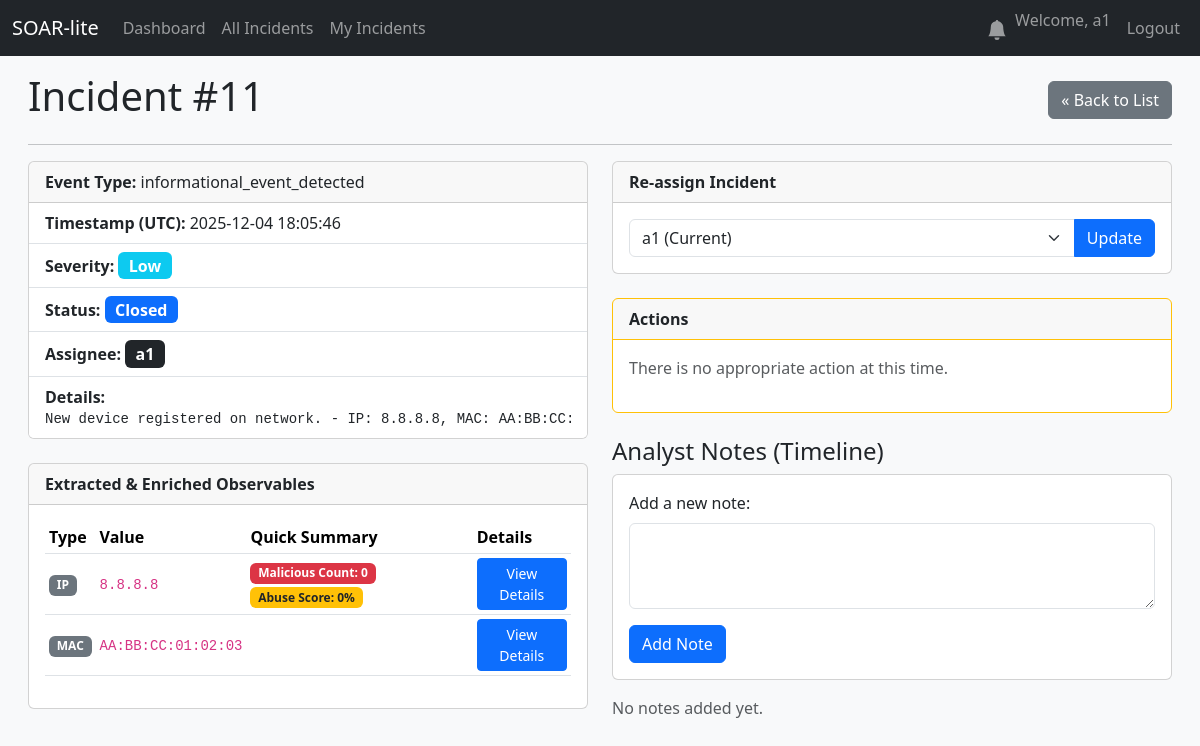
/incident/11 (signed in), run on the app's committed database.
### database.py (models this page shows, shortened)
class User(UserMixin, db.Model):
    id = db.Column(db.Integer, primary_key=True)
    username = db.Column(db.String(80), unique=True, nullable=False)
    email = db.Column(db.String(120), unique=True, nullable=False)
    password_hash = db.Column(db.String(128))
    created_at = db.Column(db.DateTime, default=datetime.utcnow)
    role = db.Column(db.String(50), nullable=False, default='Analyst')

class Incident(db.Model):
    id = db.Column(db.Integer, primary_key=True)
    created_at = db.Column(db.DateTime, default=datetime.utcnow)
    event_type = db.Column(db.String(100), nullable=False)
    severity = db.Column(db.String(50), nullable=False)
    details = db.Column(db.Text, nullable=True)
    status = db.Column(db.String(50), default='New')
    notes = db.relationship('Note', backref='incident', lazy=True, cascade="all, delete-orphan")
    closed_at = db.Column(db.DateTime, nullable=True) # Olay kapatıldığında doldurulacak
    vt_malicious_count = db.Column(db.Integer, nullable=True)
    vt_report_link = db.Column(db.String(255), nullable=True)
    mitre_technique_id = db.Column(db.String(20), nullable=True)
    mitre_technique_name = db.Column(db.String(100), nullable=True)
    assignee_id = db.Column(db.Integer, db.ForeignKey('user.id'), nullable=True)
    assignee = db.relationship('User', backref='incidents') # backref eklendi
    notes = db.relationship('Note', backref='incident', lazy=True, cascade="all, delete-orphan")
    observables = db.relationship('Observable', backref='incident', lazy=True, cascade="all, delete-orphan")
    action_logs = db.relationship('ActionLog', backref='incident', lazy=True, cascade="all, delete-orphan")

class Observable(db.Model):
    id = db.Column(db.Integer, primary_key=True)
    type = db.Column(db.String(50), nullable=False) # 'ip', 'domain', 'hash'
    value = db.Column(db.String(255), nullable=False)
    vt_score = db.Column(db.Integer, nullable=True)
    vt_link = db.Column(db.String(255), nullable=True)
    incident_id = db.Column(db.Integer, db.ForeignKey('incident.id'), nullable=False)
    enrichments = db.relationship('Enrichment', backref='observable', lazy=True, cascade="all, delete-orphan")

class Enrichment(db.Model):
    id = db.Column(db.Integer, primary_key=True)
    timestamp = db.Column(db.DateTime, default=datetime.utcnow)
    observable_id = db.Column(db.Integer, db.ForeignKey('observable.id'), nullable=False)
    source = db.Column(db.String(100), nullable=False) # Örn: "VirusTotal", "AbuseIPDB", "Shodan"
    status = db.Column(db.String(50), default='Success') # Örn: "Success", "Pending", "Failed"
    raw_data = db.Column(db.Text, nullable=True)
    summary = db.Column(db.String(255), nullable=True) # Örn: "Skor: 100/100", "Açık Portlar: 80, 443"

### app.py (the view)
@app.route('/incident/<int:incident_id>')
@login_required
def incident_detail(incident_id):
    incident = Incident.query.get_or_404(incident_id)
    all_users = User.query.all()
    return render_template('incident_detail.html',
                           incident=incident,
                           all_users=all_users) # all_users'ı şablona gönder

### app.py (called while the page is built)
def create_app():
    app = Flask(__name__)
    app.config['SQLALCHEMY_DATABASE_URI'] = 'sqlite:///soar.db'
    app.config['SQLALCHEMY_TRACK_MODIFICATIONS'] = False
    app.config['SECRET_KEY'] = 'bunu-mutlaka-guvenli-ve-rastgele-bir-degerle-degistir'
    db.init_app(app)
    login_manager = LoginManager()
    login_manager.init_app(app)
    login_manager.login_view = 'login'
    @login_manager.user_loader
    def load_user(user_id):
        return db.session.get(User, int(user_id))
    with app.app_context():
        db.create_all()
        print("🗄️ Database tables created or already exist.")
    return app

@app.template_filter('from_json')
def from_json_filter(value):
    try:
        return json.loads(value)
    except (ValueError, TypeError):
        return {} # Hata olursa boş veri döndür

@app.context_processor
def inject_notifications():
    if current_user.is_authenticated:
        unread_count = Notification.query.filter_by(user_id=current_user.id, is_read=False).count()
        return dict(unread_notifications=unread_count)
    return dict(unread_notifications=0)

### templates/incident_detail.html (shortened to what this page needs)
{% extends "base.html" %}
{% block content %}
<div class="d-flex justify-content-between align-items-center">
    <h1>Incident #{{ incident.id }}</h1>
    <a href="{{ url_for('incidents_list') }}" class="btn btn-secondary">&laquo; Back to List</a>
</div>
<hr>
<div class="row">
    <div class="col-md-6">
        <div class="card mb-4">
            <div class="card-header">
                <strong>Event Type:</strong> {{ incident.event_type }}
            </div>
            <ul class="list-group list-group-flush">
                <li class="list-group-item"><strong>Timestamp (UTC):</strong> {{ incident.created_at.strftime('%Y-%m-%d %H:%M:%S') }}</li>
                <li class="list-group-item">
                    <strong>Severity:</strong>
                    {% if incident.severity == 'high' %}<span class="badge bg-danger fs-6">High</span>
                    {% elif incident.severity == 'medium' %}<span class="badge bg-warning text-dark fs-6">Medium</span>
                    {% else %}<span class="badge bg-info fs-6">{{ incident.severity|capitalize }}</span>
                    {% endif %}
                </li>
                <li class="list-group-item"><strong>Status:</strong> <span class="badge bg-primary fs-6">{{ incident.status }}</span></li>
                <li class="list-group-item">
                    <strong>Assignee:</strong>
                    {% if incident.assignee %}
                        <span class="badge bg-dark fs-6">{{ incident.assignee.username }}</span>
                    {% else %}
                        <span class="badge bg-secondary fs-6">Unassigned</span>
                    {% endif %}
                </li>
                <li class="list-group-item"><strong>Details:</strong><pre class="mb-0">{{ incident.details }}</pre></li>
            </ul>
        </div>
        {% if incident.observables %}
        <div class="card mt-4">
            <div class="card-header fw-bold">Extracted & Enriched Observables</div>
            <div class="card-body">
                <table class="table table-sm table-hover align-middle">
                    <thead>
                        <tr>
                            <th>Type</th>
                            <th>Value</th>
                            <th>Quick Summary</th>
                            <th>Details</th>
                        </tr>
                    </thead>
                    <tbody>
                        {% for obs in incident.observables %}
                        <tr>
                            <td><span class="badge bg-secondary">{{ obs.type|upper }}</span></td>
                            <td><code>{% if obs.type == 'hash' and obs.value|length > 30 %}{{ obs.value[:12] }}...{{ obs.value[-12:] }}{% else %}{{ obs.value }}{% endif %}</code></td>
                            <td>
                                {% for enrichment in obs.enrichments %}
                                    {% if enrichment.source == 'VirusTotal' %}
                                        <span class="badge bg-danger" title="VirusTotal Score">{{ enrichment.summary }}</span>
                                    {% elif enrichment.source == 'AbuseIPDB' %}
                                        <span class="badge bg-warning text-dark" title="AbuseIPDB Score">{{ enrichment.summary }}</span>
                                    {% endif %}
                                {% endfor %}
                            </td>
                            <td>
                                <button type="button" class="btn btn-primary btn-sm" data-bs-toggle="modal" data-bs-target="#observableModal-{{ obs.id }}">
                                    View Details
                                </button>
                            </td>
                        </tr>
                        {% endfor %}
                    </tbody>
                </table>
            </div>
        </div>
        {% endif %}
    </div>
    <div class="col-md-6">
        <div class="card mb-4">
            <div class="card-header fw-bold">
                {% if incident.assignee %}
                    Re-assign Incident
                {% else %}
                    Assign Incident
                {% endif %}
            </div>
            <div class="card-body">
                <form action="{{ url_for('assign_incident', incident_id=incident.id) }}" method="POST">
                    <div class="input-group">
                        <select name="assignee_id" class="form-select">
                            {% if incident.assignee is none %}
                                <option value="" disabled selected>Select an action...</option>
                                <option value="claim_for_myself">Assign to Myself</option>
                                <option disabled>──────────</option>
                                {% for user in all_users %}
                                    <option value="{{ user.id }}">{{ user.username }}</option>
                                {% endfor %}
                            {% else %}
                                <option value="{{ incident.assignee.id }}" disabled selected>{{ incident.assignee.username }} (Current)</option>
                            {% endif %}
                        </select>
                        <button class="btn btn-primary" type="submit">
                            {% if incident.assignee %}Update{% else %}Assign{% endif %}
                        </button>
                    </div>
                </form>
            </div>
        </div>
        <div class="card border-warning mb-4">
            <div class="card-header fw-bold border-warning">Actions</div>
            <div class="card-body">
                {% if incident.status == 'In Progress' and incident.assignee == current_user %}
                    <p class="card-text text-muted small">
                        If you feel this incident is beyond your control or needs to be reviewed by a higher level, you can escalate.
                    </p>
                    <form action="{{ url_for('escalate_incident', incident_id=incident.id) }}" method="POST">
                        <button type="submit" class="btn btn-warning w-100">
                            <strong>Escalate Incident</strong>
                        </button>
                    </form>
                {% else %}
                    <p class="text-muted">There is no appropriate action at this time.</p>
                {% endif %}
            </div>
        </div>
        <h4>Analyst Notes (Timeline)</h4>
        <div class="card mb-3">
            <div class="card-body">
                <form action="{{ url_for('add_note', incident_id=incident.id) }}" method="POST">
                    <div class="mb-3">
                        <label for="note_content" class="form-label">Add a new note:</label>
                        <textarea class="form-control" id="note_content" name="note_content" rows="3" required></textarea>
                    </div>
                    <button type="submit" class="btn btn-primary">Add Note</button>
                </form>
            </div>
        </div>
        {% for note in incident.notes|sort(attribute='created_at', reverse=True) %}
        <div class="card mb-2">
            <div class="card-header bg-light py-1 px-3 d-flex justify-content-between align-items-center">
                <strong>{{ note.user.username }}</strong>
                <small class="text-muted">{{ note.created_at.strftime('%Y-%m-%d %H:%M') }}</small>
            </div>
            <div class="card-body py-2 px-3">
                <p class="card-text mb-0">{{ note.content | safe }}</p>
            </div>
        </div>
        {% else %}
        <p class="text-muted">No notes added yet.</p>
        {% endfor %}
    </div>
</div>
{% endblock %}

### templates/base.html (shortened to what this page needs)
<!doctype html>
<html lang="en">
<head>
    <link href="https://cdn.jsdelivr.net/npm/bootstrap@5.3.2/dist/css/bootstrap.min.css" rel="stylesheet">
</head>
<body>
    <nav class="navbar navbar-expand-md navbar-dark bg-dark fixed-top">
        <div class="container-fluid">
            <a class="navbar-brand" href="{{ url_for('dashboard') }}">SOAR-lite</a>
            <div class="collapse navbar-collapse" id="navbarNav">
                <ul class="navbar-nav me-auto mb-2 mb-lg-0">
                    {% if current_user.is_authenticated %}
                    <li class="nav-item">
                        <a class="nav-link" href="{{ url_for('dashboard') }}">Dashboard</a>
                    </li>
                    <li class="nav-item">
                        <a class="nav-link" href="{{ url_for('incidents_list') }}">All Incidents</a>
                    </li>
                    <li class="nav-item">
                        <a class="nav-link" href="{{ url_for('my_incidents') }}">My Incidents</a>
                    </li>
                    {% endif %}
                </ul>
                <ul class="navbar-nav ms-auto">
                    {% if current_user.is_authenticated %}
                    <li class="nav-item">
                        <a class="nav-link position-relative" href="{{ url_for('notifications') }}">
                            <svg xmlns="http://www.w3.org/2000/svg" width="20" height="20" fill="currentColor" class="bi bi-bell-fill" viewBox="0 0 16 16">
                                <path d="M8 16a2 2 0 0 0 2-2H6a2 2 0 0 0 2 2zm.995-14.901a1 1 0 1 0-1.99 0A5.002 5.002 0 0 0 3 6c0 1.098-.5 6-2 7h14c-1.5-1-2-5.902-2-7 0-2.42-1.72-4.44-4.005-4.901z"/>
                            </svg>
                        </a>
                    </li>
                    <li class="nav-item">
                        <span class="navbar-text me-2">Welcome, {{ current_user.username }}</span>
                    </li>
                    <li class="nav-item">
                        <a class="nav-link" href="{{ url_for('logout') }}">Logout</a>
                    </li>
                    {% endif %}
                </ul>
            </div>
        </div>
    </nav>
    <div class="main-content-scrollable">
        <main class="container-fluid"> {% block content %}{% endblock %}
        </main>
    </div>
</body>
</html>

### templates/base.html (style rules this page uses)
html, body { height: 100%; margin: 0; padding: 0; overflow: hidden; background-color: #f8f9fa; }
body { padding-top: 56px; }
.main-content-scrollable { height: calc(100vh - 56px); overflow-y: auto; padding: 1rem; }

### data on the page
User: username "a1", assignee.username "a1", assignee_id "a1 (Current)"
Incident: id "11", event_type "informational_event_detected", created_at "2025-12-04 18:05:46", severity "Low", status "Closed", details "New device registered on network. - IP: 8.8.8.8, MAC:…"
Observable: type "IP", value "8.8.8.8"
Enrichment: summary "Malicious Count: 0"
Enrichment: summary "Abuse Score: 0%"
Observable: type "MAC", value "AA:BB:CC:01:02:03"
